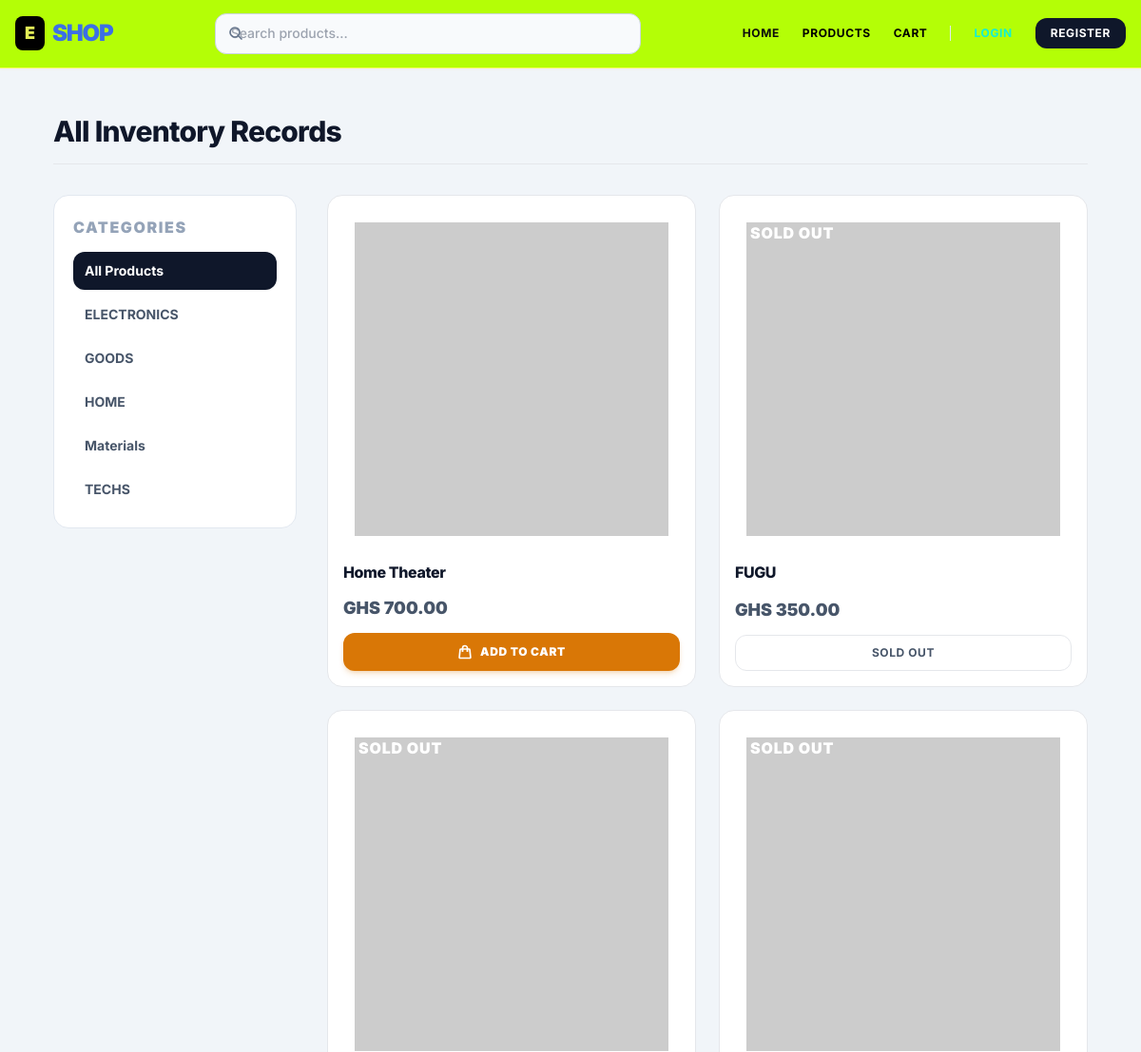
/products/ (upper part), run on an earlier commit of the app's database.
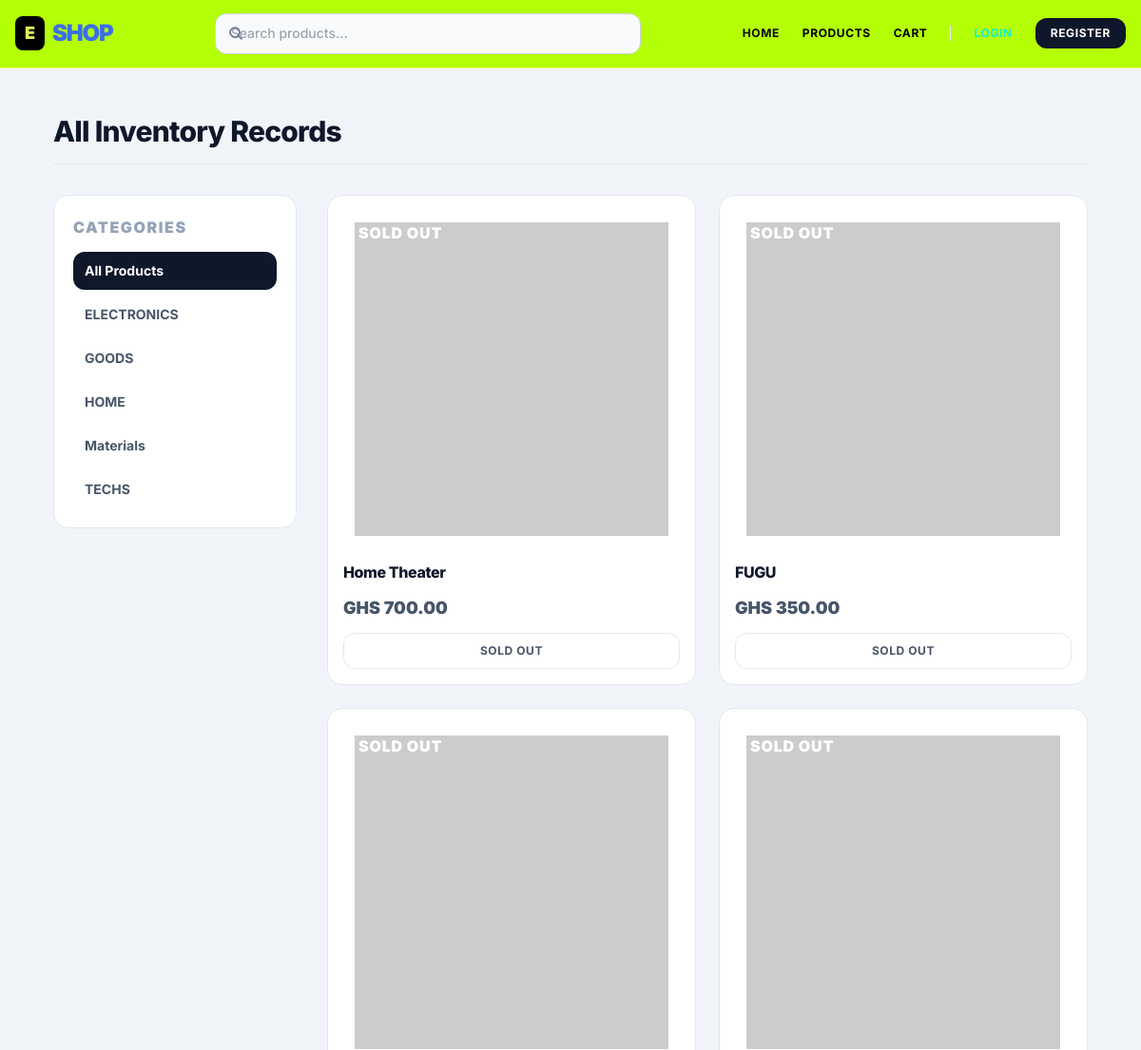
And on a later commit of the database.
### apps/products/models.py (models this page shows, shortened)
class Category(models.Model):
    name = models.CharField(max_length=255, unique=True, verbose_name="Category Name")
    slug = models.SlugField(max_length=255, unique=True, help_text="A unique slug for the category URL.")
    description = models.TextField(blank=True, verbose_name="Category Description")
    image = models.ImageField(upload_to='categories/', blank=True, null=True, verbose_name="Category Image")
    class Meta:
        verbose_name = 'Category'
        verbose_name_plural = 'Categories'
        ordering = ['name']

class Product(models.Model):
    category = models.ForeignKey(Category, on_delete=models.SET_NULL, null=True, related_name='products', verbose_name="Product Category")
    name = models.CharField(max_length=255, unique=True, verbose_name="Product Name")
    slug = models.SlugField(max_length=255, unique=True, help_text="A unique slug for the product URL.")
    description = models.TextField(verbose_name="Product Description")
    price = models.DecimalField(max_digits=10, decimal_places=2, verbose_name="Price (GHS)")
    stock = models.PositiveIntegerField(default=0, verbose_name="Available Stock")
    available = models.BooleanField(default=True, verbose_name="Is Available")
    created_at = models.DateTimeField(auto_now_add=True, verbose_name="Created At")
    updated_at = models.DateTimeField(auto_now=True, verbose_name="Last Updated")
    image = models.ImageField(
        upload_to='products/',
        blank=True,
        null=True,
        verbose_name="Product Image",
        help_text="Upload a product image. If none, a placeholder will be used.",
    )
    class Meta:
        verbose_name = 'Product'
        verbose_name_plural = 'Products'
        ordering = ['-created_at'] # Order by newest first
        indexes = [
            models.Index(fields=['-created_at']), # Index for faster ordering
            models.Index(fields=['slug']), # Index for faster slug lookups
        ]
    def get_absolute_url(self):
        return reverse('products:product_detail', args=[self.slug])

### apps/products/views.py (the view)
# urls.py: path('', views.product_list, name='product_list'),
def product_list(request, category_slug=None):
    category = None
    categories = Category.objects.all()
    products = Product.objects.filter(available=True)
    query = request.GET.get('q') # Get the search query from the URL parameter 'q'
    if category_slug:
        category = get_object_or_404(Category, slug=category_slug)
        products = products.filter(category=category)
    if query:
        products = products.filter(Q(name__icontains=query) | Q(description__icontains=query))
    context = {
        'category': category,
        'categories': categories,
        'products': products,
        'query': query, # Pass the search query to the template
    }
    return render(request, 'products/product_list.html', context)

### apps/products/templates/products/product_list.html (shortened to what this page needs)
{% extends 'base.html' %}
{% load static %}
{% block content %}
<div class="w-full max-w-7xl mx-auto px-2 sm:px-4 lg:px-8 py-4 sm:py-8">
    <div class="mb-6 sm:mb-8 pb-4 border-b border-slate-200/60">
        <h1 class="text-xl sm:text-2xl lg:text-3xl font-extrabold text-slate-900 tracking-tight">
            {% if query %}
                Query Results: <span class="text-amber-600">"{{ query }}"</span>
            {% elif category %}
                Category: <span class="text-amber-600">{{ category.name }}</span>
            {% else %}
                All Inventory Records
            {% endif %}
        </h1>
    </div>
    <div class="flex flex-col lg:flex-row w-full gap-6 sm:gap-8 items-start">
        <aside style="border-color: #e2e8f0; background-color: #ffffff;" class="w-full lg:w-64 shrink-0 rounded-2xl border p-4 sm:p-5 lg:sticky lg:top-24 shadow-xs">
    <h3 style="color: #94a3b8;" class="text-[10px] font-black uppercase tracking-widest mb-3 block">Categories</h3>
    <div class="flex flex-row flex-wrap lg:flex-col gap-1.5 overflow-x-auto pb-2 lg:pb-0 scrollbar-none snap-x">
        <div class="snap-start shrink-0 lg:w-full">
            {% if not category and not query %}
                <a href="{% url 'products:product_list' %}"
                   style="background-color: #0f172a; color: #ffffff;"
                   class="flex items-center justify-between px-3 py-2.5 text-xs sm:text-sm font-bold rounded-xl shadow-sm transition-all">
                    <span>All Products</span>
                </a>
            {% else %}
                <a href="{% url 'products:product_list' %}"
                   style="color: #475569;"
                   class="flex items-center justify-between px-3 py-2.5 text-xs sm:text-sm font-bold rounded-xl transition-all hover:bg-slate-50 hover:text-slate-900">
                    <span>All Products</span>
                </a>
            {% endif %}
        </div>
        {% for cat in categories %}
            <div class="snap-start shrink-0 lg:w-full">
                {% if category and category.slug == cat.slug %}
                    <a href="{% url 'products:product_list_by_category' category_slug=cat.slug %}"
                       style="background-color: #0f172a; color: #ffffff;"
                       class="flex items-center justify-between px-3 py-2.5 text-xs sm:text-sm font-bold rounded-xl shadow-sm transition-all">
                        <span class="truncate max-w-[140px] sm:max-w-none">{{ cat.name }}</span>
                    </a>
                {% else %}
                    <a href="{% url 'products:product_list_by_category' category_slug=cat.slug %}"
                       style="color: #475569;"
                       class="flex items-center justify-between px-3 py-2.5 text-xs sm:text-sm font-bold rounded-xl transition-all hover:bg-slate-50 hover:text-slate-900">
                        <span class="truncate max-w-[140px] sm:max-w-none">{{ cat.name }}</span>
                    </a>
                {% endif %}
            </div>
        {% endfor %}
    </div>
</aside>
        <section class="flex-1 w-full">
            {% if products %}
                <div class="grid grid-cols-2 sm:grid-cols-2 md:grid-cols-3 lg:grid-cols-2 xl:grid-cols-3 gap-4 sm:gap-6">
                    {% for product in products %}
                        <div class="group bg-white rounded-2xl border border-slate-200 shadow-xs hover:shadow-md transition-all duration-200 p-4 flex flex-col justify-between relative overflow-hidden">
                            <a href="{{ product.get_absolute_url }}" class="block focus:outline-none mb-3">
                                <div class="w-full aspect-square bg-slate-50 rounded-xl p-3 flex items-center justify-center mb-3.5 overflow-hidden relative">
                                    {% if product.stock <= 0 or not product.available %}
                                        <div class="absolute top-2 left-2 z-10 bg-slate-900/90 backdrop-blur-xs text-[10px] font-black text-white px-2 py-0.5 uppercase tracking-wider rounded-md">
                                            Sold Out
                                        </div>
                                    {% endif %}
                                    {% if product.image %}
                                        <img src="{{ product.image.url }}" alt="{{ product.name }}" class="max-h-full max-w-full object-contain mix-blend-multiply group-hover:scale-102 transition-transform duration-300">
                                    {% else %}
                                        <img src="https://placehold.co/400x400/F1F5F9/475569?text={{ product.name|urlencode }}" alt="No Snapshot Snapshot" class="max-h-full max-w-full object-contain mix-blend-multiply">
                                    {% endif %}
                                </div>
                                <h2 class="text-sm sm:text-base font-extrabold text-slate-800 group-hover:text-amber-600 transition-colors line-clamp-2 min-h-[2.5rem] sm:min-h-[2.75rem] leading-tight">
                                    {{ product.name }}
                                </h2>
                            </a>
                            <div class="mt-auto">
                                <p class="text-base sm:text-lg font-black text-slate-900 mb-3">
                                    GHS {{ product.price|floatformat:2 }}
                                </p>
                                <div class="flex flex-col gap-2">
                                    {% if product.stock > 0 and product.available %}
                                        <form action="{% url 'cart:add_to_cart' product.id %}" method="post" class="w-full m-0">
                                            <button type="submit"
        style="background-color: #d97706; box-shadow: 0 4px 6px -1px rgba(217, 119, 6, 0.2), 0 2px 4px -2px rgba(217, 119, 6, 0.2);"
        class="w-full inline-flex justify-center items-center px-4 py-3 text-xs font-black uppercase tracking-wider text-white rounded-xl transition-all active:scale-[0.98] cursor-pointer hover:opacity-90">
    Add to Cart
</button>
                                        </form>
                                    {% else %}
                                        <button class="w-full inline-flex justify-center items-center px-4 py-2.5 text-xs font-bold uppercase tracking-wider text-slate-400 bg-slate-50 border border-slate-200 rounded-xl cursor-not-allowed" disabled>
                                            Sold Out
                                        </button>
                                    {% endif %}
                                </div>
                            </div>
                        </div>
                    {% endfor %}
                </div>
            {% endif %}
        </section>
    </div>
</div>
{% endblock %}

### templates/base.html (shortened to what this page needs)
<!DOCTYPE html>
<html lang="en">
<head>
    <link href="https://cdn.jsdelivr.net/npm/tailwindcss@2.2.19/dist/tailwind.min.css" rel="stylesheet">
    {% load static %}
    <link rel="stylesheet" href="{% static 'css/style.css' %}">
</head>
<body class="flex flex-col min-h-screen custom-bg">
<header style="background-color: #B4FE06 !important; border-bottom: 1px solid #F2FD5C !important; box-shadow: 0 1px 2px 0 rgba(240, 41, 41, 0.05) !important;" class="w-full sticky top-0 z-50 py-3.5">
    <nav class="max-w-7xl mx-auto flex flex-col md:flex-row items-center justify-between gap-4 px-4">
        <a href="{% url 'core:home' %}" style="color: #0f172a !important;" class="text-2xl font-black tracking-tighter hover:opacity-80 transition-opacity flex items-center gap-2 shrink-0">
            <span style="background-color: #000000 !important; color: #E2EC57 !important;" class="px-2.5 py-1 rounded-lg text-lg font-black tracking-normal">E</span>
            <span style="color: #3C6FE6 !important;">SHOP</span>
        </a>
        <div class="w-full md:flex-grow max-w-md mx-0 md:mx-8">
            <form action="{% url 'products:product_list' %}" method="get" class="w-full m-0">
                <div class="relative w-full">
                    <input type="search" name="q" placeholder="Search products..."
                           style="border-color: #cbd5e1 !important; background-color: #f8fafc !important; color: #0f172a !important;"
                           class="w-full pl-11 pr-4 py-2.5 rounded-xl border font-medium text-sm transition-all placeholder-slate-400 focus:outline-none focus:bg-white focus:border-amber-500 focus:ring-4 focus:ring-amber-500/10"
                           value="{{ request.GET.q|default:'' }}">
                    <button type="submit" style="color: #64748b !important;" class="absolute left-3.5 top-1/2 transform -translate-y-1/2 hover:text-amber-600 transition-colors cursor-pointer bg-transparent border-none p-0">
                        <svg class="h-4 w-4" fill="none" stroke="currentColor" stroke-width="2.5" viewBox="0 0 24 24">
                            <path stroke-linecap="round" stroke-linejoin="round" d="M21 21l-5.197-5.197m0 0A7.5 7.5 0 105.196 5.196a7.5 7.5 0 0010.607 10.607z"></path>
                        </svg>
                    </button>
                </div>
            </form>
        </div>
        <div class="flex items-center gap-x-6 gap-y-2 flex-wrap justify-center shrink-0">
            <a href="{% url 'core:home' %}" style="color: #0C0C0C !important; background-color: transparent !important;" class="text-xs font-bold uppercase tracking-wider hover:text-amber-600 transition-colors">Home</a>
            <a href="{% url 'products:product_list' %}" style="color: #000000 !important; background-color: transparent !important;" class="text-xs font-bold uppercase tracking-wider hover:text-amber-600 transition-colors">Products</a>
            <a href="{% url 'cart:cart_detail' %}" style="color: #000000 !important; background-color: transparent !important;" class="text-xs font-bold uppercase tracking-wider hover:text-amber-600 transition-colors">Cart</a>
            {% if user.is_authenticated %}
                <a href="{% url 'users:profile' %}" style="color: #000000 !important; background-color: transparent !important;" class="text-xs font-bold uppercase tracking-wider hover:text-amber-600 transition-colors">Profile</a>
                <form action="{% url 'users:logout' %}" method="post" class="inline m-0">
                    {% csrf_token %}
                    <button type="submit"
                            style="background-color: #fef2f2 !important; color: #F31010 !important; border: 1px solid #fecaca !important;"
                            class="inline-flex items-center px-3 py-1.5 text-xs font-bold uppercase tracking-wider rounded-lg hover:bg-rose-100 hover:text-rose-800 transition-all active:scale-[0.98] cursor-pointer">
                        Logout
                    </button>
                </form>
            {% else %}
                <a href="{% url 'users:login' %}" style="color: #11F0D6 !important; background-color: transparent !important;" class="text-xs font-bold uppercase tracking-wider hover:text-amber-600 transition-colors">Login</a>
                <a href="{% url 'users:register' %}"
                   style="background-color: #0f172a !important; color: #ffffff !important;"
                   class="inline-flex items-center px-4 py-2 text-xs font-bold uppercase tracking-wider rounded-xl hover:bg-slate-800 transition-all shadow-xs active:scale-[0.98]">
                    Register
                </a>
            {% endif %}
        </div>
    </nav>
</header>
    <main class="flex-grow container mx-auto p-4 ">
        {% block content %}{% endblock %}
    </main>
</body>
</html>

### static/css/style.css (style rules this page uses)
:root { --primary-color: #0f172a; --primary-dark: #020617; --accent-color: #d97706; --success-color: #10B981; --text-dark: #0f172a; --text-medium: #475569; --text-light: #f8fafc; --bg-light: #f1f5f9; --bg-card: #FFFFFF; --border-color: #e2e8f0; --shadow-sm: rgba(0, 0, 0, 0.03); --shadow-md: rgba(15, 23, 42, 0.06); --shadow-lg: rgba(15, 23, 42, 0.08); --shadow-xl: rgba(15, 23, 42, 0.12); }
body { font-family: 'Inter', sans-serif; background-color: var(--bg-light); color: var(--text-medium); line-height: 1.7; -webkit-font-smoothing: antialiased; -moz-osx-font-smoothing: grayscale; }
.custom-bg { background-color: var(--bg-light); min-height: 100vh; }
header { background-color: #ffffff !important; background-image: none !important; border-bottom: 1px solid var(--border-color) !important; box-shadow: 0 1px 3px var(--shadow-sm) !important; padding-top: 0.5rem; padding-bottom: 0.5rem; }
input[type="text"], input[type="email"], input[type="password"], input[type="search"], textarea, select { width: 100%; padding: 0.65rem 1rem; border: 1px solid #cbd5e1; border-radius: 0.75rem; background-color: #ffffff; color: var(--text-dark); font-size: 0.875rem; transition: all 0.15s ease-in-out; }
h1, h2, h3, h4, h5, h6 { font-family: 'Inter', sans-serif; font-weight: 800; color: var(--text-dark); letter-spacing: -0.025em; }
p { color: var(--text-medium); }
a { color: var(--accent-color); text-decoration: none; transition: color 0.2s ease; }
.container { max-width: 1280px; padding-left: 1.5rem; padding-right: 1.5rem; }

What changed in the data, as far as the page shows it:
changed Product "Home Theater": stock "ADD TO CART" → "SOLD OUT SOLD OUT"
